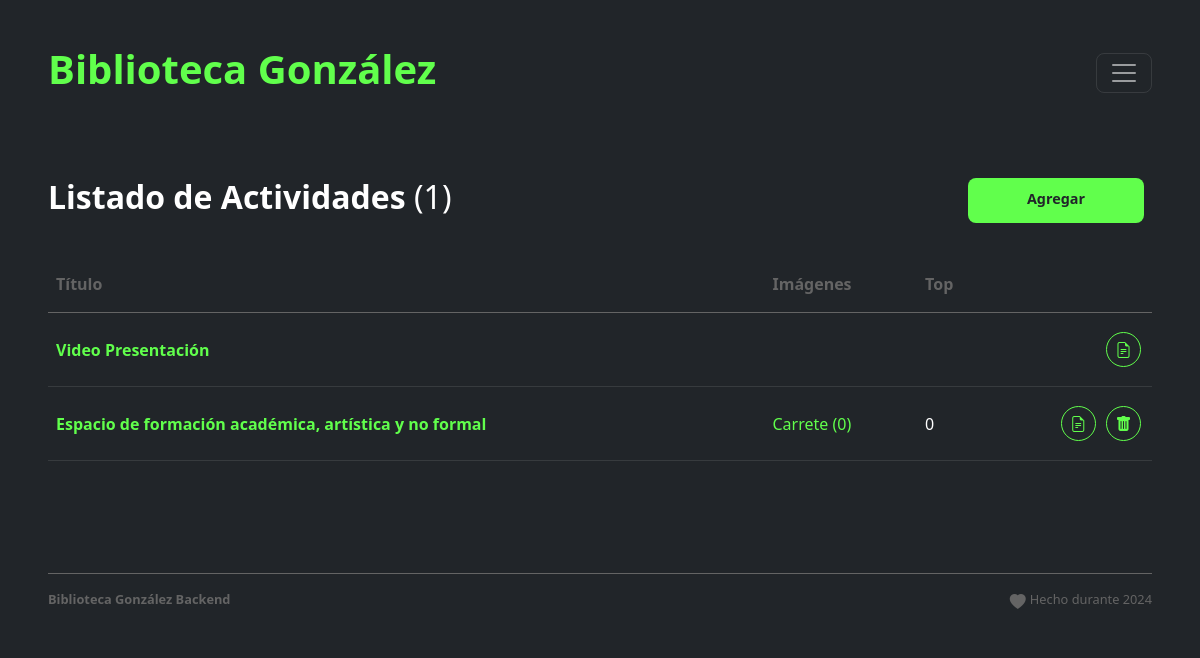
The page /actividades.php (signed in) on the database its author committed.
### tables this page shows
CREATE TABLE `items` (
  `id` int(10) NOT NULL,
  `type` int(1) DEFAULT NULL,
  `category` varchar(256) NOT NULL,
  `title` varchar(256) DEFAULT NULL,
  `subtitle` varchar(256) NOT NULL,
  `text` text DEFAULT NULL,
  `text2` text NOT NULL,
  `image` varchar(256) DEFAULT NULL,
  `video` varchar(256) NOT NULL,
  `file` varchar(256) NOT NULL,
  `url` varchar(256) NOT NULL,
  `top` int(10) DEFAULT NULL
);

### actividades.php (the view, shortened to what this page needs)
<?php
require_once('./db/connection.php');
$table = "items";
$sec = 2;
if (isset($_GET['add'])) {
  $action = 'Agregar';
  $title_sec = "Agregar Actividad";
} else {
  $title_sec = "Listado de Actividades";
  $sql = "SELECT * FROM $table WHERE type = $sec ORDER BY top DESC";
  $statement = $pdo->prepare($sql);
  $statement->execute();
  $results = $statement->fetchAll();
  $total = count($results);
}
require("includes/head.php");
?>
<body class="bg-dark">
  <main>
    <?php
    require("includes/header.php");
    if (isset($_GET['mod'])) {
    ?>
      <section class="p-3 p-lg-5 p-md-4 text-white">
        <div class="row mb-5">
          <h2> <strong><?php echo $title_sec ?></strong> </h2>
        </div>
        <form method="POST" name="form" enctype="multipart/form-data">
          <div class="row mb-5">
            <div class="col col-12 mb-3">
              <label class="form-label">Título</label>
              <input type="text" name="title" class="form-control bg-transparent text-white mb-2" value="<?php if (isset($results['title'])) echo ($results['title']) ?>" />
            </div>
            <!-- <div class="col col-12 mb-3">
              <label class="form-label">Subtítulo</label>
              <input type="text" name="subtitle" class="form-control bg-transparent text-white mb-2" value="<?php if (isset($results['subtitle'])) echo ($results['subtitle']) ?>" />
            </div> -->
            <div class="col col-12 mb-3">
              <label class="form-label">Texto</label>
              <div id="wysihtml5-toolbar" style="display: none;" class="mb-3">
                <a data-wysihtml5-command="bold">Bold</a> &bull;
                <a data-wysihtml5-command="italic">Italic</a> &bull;
                <a data-wysihtml5-command="underline">Subrayado</a> &bull;
                <a data-wysihtml5-command="formatInline" data-wysihtml5-command-value="h2">Título 1</a> &bull;
                <a data-wysihtml5-command="formatInline" data-wysihtml5-command-value="h3">Título 2</a>
                <br>
                <a data-wysihtml5-command="insertUnorderedList">Agregar Lista</a>
                &bull;
                <a data-wysihtml5-command="createLink">Agregar Link</a>
                <div data-wysihtml5-dialog="createLink" class="mt-3" style="display: none;">
                  <label class="mr-3 inline">
                    <input data-wysihtml5-dialog-field="href" value="http://" class="text">
                  </label>
                  <a data-wysihtml5-dialog-action="save">Agregar</a> / <a data-wysihtml5-dialog-action="cancel">Cancelar</a>
                </div>
                &bull;
                <a data-wysihtml5-command="insertImage">Agregar imagen</a>
                <div data-wysihtml5-dialog="insertImage" class="mt-3" style="display: none;">
                  <label class="mr-3 inline">
                    <input data-wysihtml5-dialog-field="src" value="http://">
                  </label>
                  <a data-wysihtml5-dialog-action="save">Agregar</a> /
                  <a data-wysihtml5-dialog-action="cancel">Cancelar</a>
                </div>
              </div>
              <textarea name="text" cols="30" rows="12" id="wysihtml5-textarea" class="form-control bg-transparent text-white mb-2"><?php if (isset($results['text'])) echo ($results['text']) ?></textarea>
            </div>
            <div class="col col-12 col-md-6 pe-md-3 mb-3">
              <label class="form-label">Imagen</label>
              <input name="userfile1" class="form-control bg-transparent text-white mb-2" type="file">
              <div class="row text-secondary">Recomendado 1280 x 800 px de ancho y alto.</div>
              <?php
              if (isset($results['image'])) if ($results['image']) {
                echo '<a href="./images/' . $results['image'] . '" target="_blank" class="opacity"><img src="./images/' . $results['image'] . '" class="mt-3 img-circle-large mb-3" /></a>';
                echo '<input type="checkbox" name="delete_image" value="1" style="margin-right: .5rem;" class="form-check-input" id="delete_image">';
                echo '<label class="form-check-label" for="delete_image">Eliminar imagen</label>';
              }
              ?>
            </div>
            <div class="col col-12 col-md-6 mb-3">
              <label class="form-label">Link</label>
              <input type="text" name="url" class="form-control bg-transparent text-white mb-2" value="<?php if (isset($results['url'])) echo ($results['url']) ?>" />
              <div class="row text-secondary">URL completa, incluir https://</div>
            </div>
            <div class="col col-12 col-md-6 pe-md-3 mb-3">
              <label class="form-label">Video (Enlace)</label>
              <input type="text" name="video" class="form-control bg-transparent text-white mb-2" value="<?php if (isset($results['video'])) echo ($results['video']) ?>" />
            </div>
            <div class="col col-12 col-md-6 mb-3">
              <label class="form-label">PDF</label>
              <input name="userfile2" class="form-control bg-transparent text-white mb-2" type="file">
              <?php if (isset($results['file'])) if ($results['file']) {
                echo '<a href="./images/' . $results['file'] . '" target="_blank" class="opacity">Ver Archivo</a>';
                echo '<br/> <input type="checkbox" name="delete_pdf" value="1" style="margin-right: .5rem;" class="form-check-input" id="delete_pdf">';
                echo '<label class="form-check-label" for="delete_pdf">Eliminar Archivo</label>';
              }
              ?>
            </div>
            <div class="col col-12 col-md-6 pe-md-3 mb-3">
              <label class="form-label">Top</label>
              <input type="number" name="top" class="form-control bg-transparent text-white mb-2" value="<?php if (isset($results['top'])) echo ($results['top']) ?>" />
              <div class="row text-secondary">Número de prioridad en los resultados.</div>
            </div>
          </div>
          <div class="row">
            <div class="col col-12">
              <button type="button" class="rounded-2 btn btn-primary mybtn" onClick="javascript:document.form.submit();"><?php echo $action ?></button>
              <button type="button" class="rounded-2 btn btn-secondary mybtn mx-2" onClick="javascript:history.back();">Cancelar</button>
            </div>
          </div>
          <input type="hidden" name="form" value="1">
          <input type="hidden" name="action" value="<?php echo $action ?>">
          <input type="hidden" name="id" value="<?php echo $id_select ?>">
        </form>
      </section>
    <?php } else { ?>
      <section class="p-3 p-lg-5 p-md-4 text-white">
        <div class="row mb-4">
          <div class="col-10 col-md-10 mb-2">
            <h2><strong><?php echo $title_sec ?></strong> (<?php echo $total ?>)</h2>
          </div>
          <div class="col-md-2 mb-2 pe-md-2">
            <a href="?mod=1&add=1" class="rounded-2 btn btn-primary mybtn w-100">Agregar</a>
          </div>
        </div>
        <?php
        if ($total) {
        ?>
          <table class="table table-dark table-hover">
            <thead>
              <tr class="text-secondary">
                <th scope="col">Título</th>
                <th scope="col">Imágenes</th>
                <th scope="col">Top</th>
                <th scope="col"></th>
              </tr>
            </thead>
            <tbody>
              <tr>
                <td valign="middle" class="text-primary" colspan="3">
                  <strong>Video Presentación</strong>
                </td>
                <td valign="middle" align="right">
                  <a href="actividades-video.php" class="circle bg-transparent"><i class="bi bi-file-earmark-text"></i></a>
                </td>
              </tr>
              <?php
              foreach ($results as $row) {
                $id = $row['id'];
                $title = $row['title'];
                $top = $row['top'];
                $sql_images = "SELECT images.id FROM images WHERE images.item = $id";
                $statement = $pdo->prepare($sql_images);
                $statement->execute();
                $total_images = $statement->rowCount();
              ?>
                <tr>
                  <td valign="middle" class="text-primary">
                    <strong><?php echo $title; ?></strong>
                  </td>
                  <td valign="middle">
                    <a href="images.php?id_sec=<?php echo $id; ?>">Carrete (<?php echo $total_images; ?>)</a>
                  </td>
                  <td valign="middle">
                    <?php echo $top; ?>
                  </td>
                  <td valign="middle" align="right">
                    <a href="?mod=1&edit=1&i=<?php echo $id ?>" class="circle bg-transparent"><i class="bi bi-file-earmark-text"></i></a>
                    <a href="#" class="circle bg-transparent delete" data-id="<?php echo $id ?>"><i class="bi bi-trash-fill"></i></a>
                  </td>
                </tr>
              <?php
              }
              ?>
            </tbody>
          </table>
        <?php } ?>
      </section>
    <?php
    }
    require("includes/footer.php");
    ?>
  </main>
</body>
</html>

### css/custom.css (style rules this page uses)
:root { --bs-color-main: #61ff4c; }
a { color: var(--bs-color-main); text-decoration: none !important; }
.text-primary, .form-label, .circle { color: var(--bs-color-main) !important; }
.border-primary, .form-control, .circle { border-color: var(--bs-color-main) !important; }
.btn-primary { background-color: var(--bs-color-main); border: 0; }
input, .btn, .form-select { font-size: 0.9rem; height: 2.8rem; }
.table > :not(caption) > * > * { padding: 1rem 0.5rem; }
.circle { border: 1px solid; border-radius: 50%; display: inline-block; height: 35px; margin: 3px; padding-top: 5px; text-align: center; width: 35px; }
.mybtn { padding: 10px 3rem; }
.btn { font-weight: 600; }

### rows shown on the page
items: title "Espacio de formación académica, artística y no formal", total_images "0", top "0"

### other values the page prints
$title_sec "Listado de Actividades"
$total "1"
